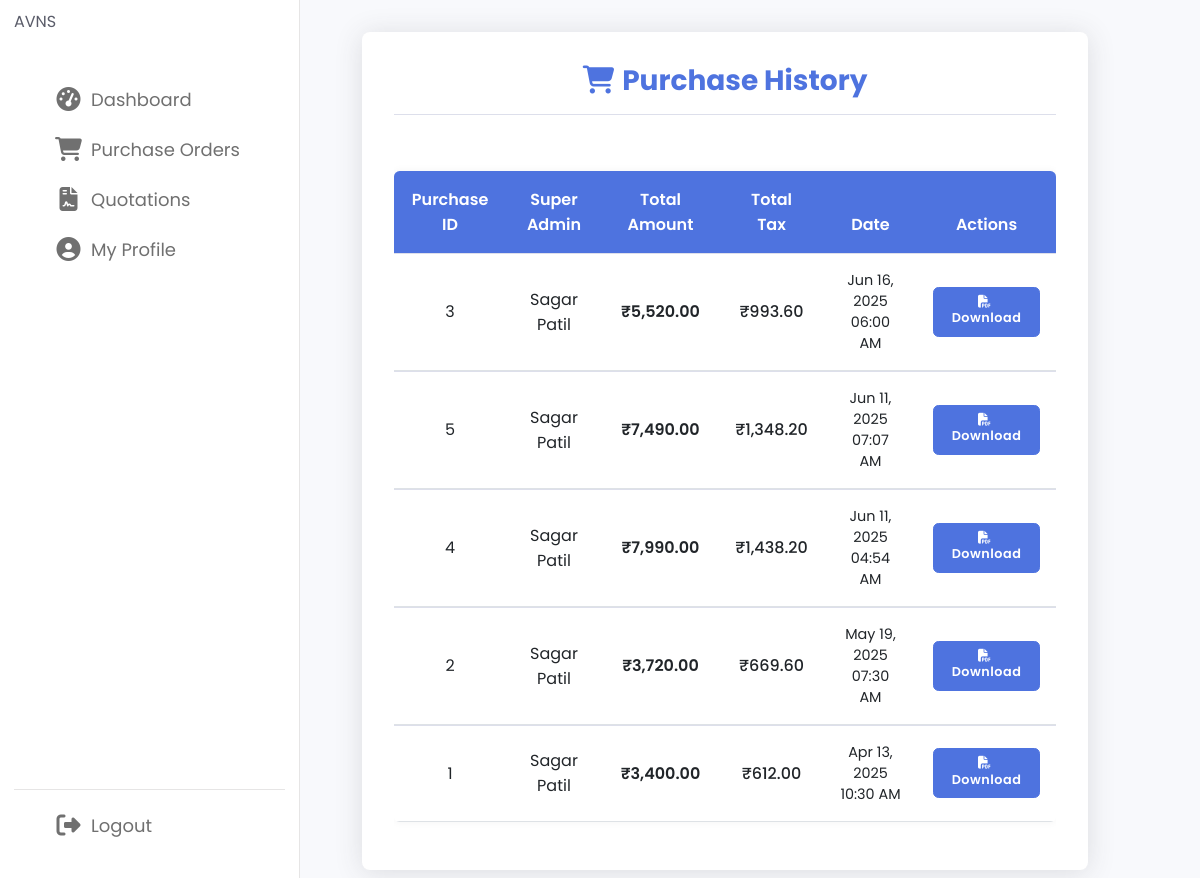
Page /distributor/view_purchase_detials.php (signed in) on the committed database.
### tables this page shows
CREATE TABLE `purchase_details` (
  `id` int(11) NOT NULL,
  `distributor_id` int(11) NOT NULL,
  `super_admin_id` int(11) NOT NULL,
  `total_amount` decimal(10,2) NOT NULL,
  `total_tax` decimal(10,2) NOT NULL,
  `created_at` timestamp NOT NULL DEFAULT current_timestamp(),
  `quotation_id` int(11) DEFAULT NULL
);

CREATE TABLE `users` (
  `id` int(11) NOT NULL,
  `name` varchar(100) NOT NULL,
  `email` varchar(100) NOT NULL,
  `password` varchar(255) NOT NULL,
  `mobileNo` varchar(15) DEFAULT NULL,
  `created_at` timestamp NOT NULL DEFAULT current_timestamp(),
  `reset_token` varchar(255) DEFAULT NULL,
  `reset_token_expiry` datetime DEFAULT NULL
);

### distributor/view_purchase_detials.php (the view, shortened to what this page needs)
<?php
include('Dnav.php');
include('Config.php');
$distributor_id = $_SESSION['user_id'];
$purchasesQuery = "
    SELECT pd.id, pd.super_admin_id, u.name AS super_admin_name, pd.total_amount, pd.total_tax, pd.created_at
    FROM purchase_details pd
    JOIN users u ON pd.super_admin_id = u.id
    WHERE pd.distributor_id = '$distributor_id'
    ORDER BY pd.created_at DESC
";
$purchasesResult = $conn->query($purchasesQuery);
$purchases = [];
if ($purchasesResult && $purchasesResult->num_rows > 0) {
    while ($row = $purchasesResult->fetch_assoc()) {
        $purchases[$row['id']] = [
            'id' => $row['id'],
            'super_admin_name' => $row['super_admin_name'],
            'total_amount' => $row['total_amount'],
            'total_tax' => $row['total_tax'],
            'created_at' => $row['created_at'],
            'items' => [],
        ];
    }
}
if (!empty($purchases)) {
    $purchaseIds = implode(',', array_keys($purchases));
    $itemsQuery = "
        SELECT pi.purchase_id, pi.product_name, pi.quantity, pi.price, pi.total, pi.tax, pi.tax_name
        FROM purchase_items pi
        WHERE pi.purchase_id IN ($purchaseIds)
    ";
    $itemsResult = $conn->query($itemsQuery);
    if ($itemsResult && $itemsResult->num_rows > 0) {
        while ($item = $itemsResult->fetch_assoc()) {
            $purchases[$item['purchase_id']]['items'][] = $item;
        }
    }
}
?>
<!DOCTYPE html>
<html lang="en">
<head>
    <link href="https://cdn.jsdelivr.net/npm/bootstrap@5.3.0/dist/css/bootstrap.min.css" rel="stylesheet">
    <link rel="stylesheet" href="https://cdnjs.cloudflare.com/ajax/libs/font-awesome/6.4.0/css/all.min.css">
    <link rel="stylesheet" href="style.css">
</head>
<body>
    <div class="container-fluid">
        <div class="row justify-content-center">
            <div class="col-xl-10 col-lg-12">
                <div class="purchases-container">
                    <h1 class="purchases-header">
                        <i class="fas fa-shopping-cart me-2"></i>Purchase History
                    </h1>
                    <?php if (!empty($purchases)): ?>
                        <div class="table-responsive">
                            <table class="table">
                                <thead>
                                    <tr>
                                        <th>Purchase ID</th>
                                        <th>Super Admin</th>
                                        <th>Total Amount</th>
                                        <th>Total Tax</th>
                                        <th>Date</th>
                                        <th>Actions</th>
                                    </tr>
                                </thead>
                                <tbody>
                                    <?php foreach ($purchases as $purchase): ?>
                                        <tr>
                                            <td data-label="Purchase ID"><?= htmlspecialchars($purchase['id']); ?></td>
                                            <td data-label="Super Admin"><?= htmlspecialchars($purchase['super_admin_name']); ?></td>
                                            <td data-label="Total Amount" class="amount-cell">₹<?= number_format($purchase['total_amount'], 2); ?></td>
                                            <td data-label="Total Tax" class="tax-cell">₹<?= number_format($purchase['total_tax'], 2); ?></td>
                                            <td data-label="Date" class="date-cell"><?= date('M d, Y h:i A', strtotime($purchase['created_at'])); ?></td>
                                            <td data-label="Actions">
                                                <a href="download_purchase.php?purchase_id=<?= $purchase['id']; ?>" class="btn btn-primary">
                                                    <i class="fas fa-file-pdf me-1"></i>Download
                                                </a>
                                            </td>
                                        </tr>
                                    <?php endforeach; ?>
                                </tbody>
                            </table>
                        </div>
                    <?php endif; ?>
                </div>
            </div>
        </div>
    </div>
</body>
</html>

### distributor/style.css (style rules this page uses)
* { margin: 0; padding: 0; box-sizing: border-box; font-family: 'Poppins', sans-serif; }
:root { --primary-color: #0E4BF1; --panel-color: #FFF; --text-color: #000; --black-light-color: #707070; --border-color: #e6e5e5; --toggle-color: #DDD; --box1-color: #4DA3FF; --box2-color: #FFE6AC; --box3-color: #E7D1FC; --title-icon-color: #fff; --tran-05: all 0.5s ease; --tran-03: all 0.3s ease; --tran-03: all 0.2s ease; }
body { min-height: 100vh; background-color: var(--primary-color); }

### distributor/view_purchase_detials.php (style rules this page uses)
:root { --primary: #4e73df; --primary-dark: #2e59d9; --secondary: #f8f9fc; --success: #1cc88a; --danger: #e74a3b; --warning: #f6c23e; --light: #f8f9fc; --dark: #5a5c69; --gray: #858796; --gray-light: #dddfeb; }
body { background-color: #f8f9fc; font-family: 'Nunito', -apple-system, BlinkMacSystemFont, 'Segoe UI', Roboto, 'Helvetica Neue', Arial, sans-serif; color: var(--dark); }
.purchases-container { max-width: 1200px; margin: 2rem auto; padding: 2rem; background: white; border-radius: 0.5rem; box-shadow: 0 0.15rem 1.75rem 0 rgba(58, 59, 69, 0.15); margin-left: 250px; transition: all 0.3s ease; }
.purchases-header { text-align: center; margin-bottom: 2rem; color: var(--primary); font-weight: 700; font-size: 1.75rem; border-bottom: 1px solid var(--gray-light); padding-bottom: 1rem; }
.table { margin-top: 1.5rem; border-collapse: separate; border-spacing: 0; border-radius: 0.35rem; overflow: hidden; box-shadow: 0 0 0.5rem rgba(0, 0, 0, 0.05); }
.table thead th { background-color: var(--primary); color: white; font-weight: 600; border: none; padding: 1rem; text-align: center; }
.table tbody tr { transition: all 0.2s ease; }
.table tbody td { padding: 1rem; vertical-align: middle; border-top: 1px solid var(--gray-light); text-align: center; }
.btn-primary { background-color: var(--primary); border-color: var(--primary); padding: 0.5rem 1rem; font-weight: 600; letter-spacing: 0.5px; font-size: 0.8rem; border-radius: 0.35rem; transition: all 0.2s ease; }
.amount-cell { font-weight: 600; color: var(--dark); }
.tax-cell { color: var(--success); font-weight: 500; }
.date-cell { color: var(--gray); font-size: 0.9rem; }

### rows in the picture
purchase_details: id "3", super_admin.name "Sagar Patil", total_amount "5,520.00", total_tax "993.60", created_at "Jun 16, 2025 06:00 AM"
purchase_details: id "5", super_admin.name "Sagar Patil", total_amount "7,490.00", total_tax "1,348.20", created_at "Jun 11, 2025 07:07 AM"
purchase_details: id "4", super_admin.name "Sagar Patil", total_amount "7,990.00", total_tax "1,438.20", created_at "Jun 11, 2025 04:54 AM"
purchase_details: id "2", super_admin.name "Sagar Patil", total_amount "3,720.00", total_tax "669.60", created_at "May 19, 2025 07:30 AM"
purchase_details: id "1", super_admin.name "Sagar Patil", total_amount "3,400.00", total_tax "612.00", created_at "Apr 13, 2025 10:30 AM"
